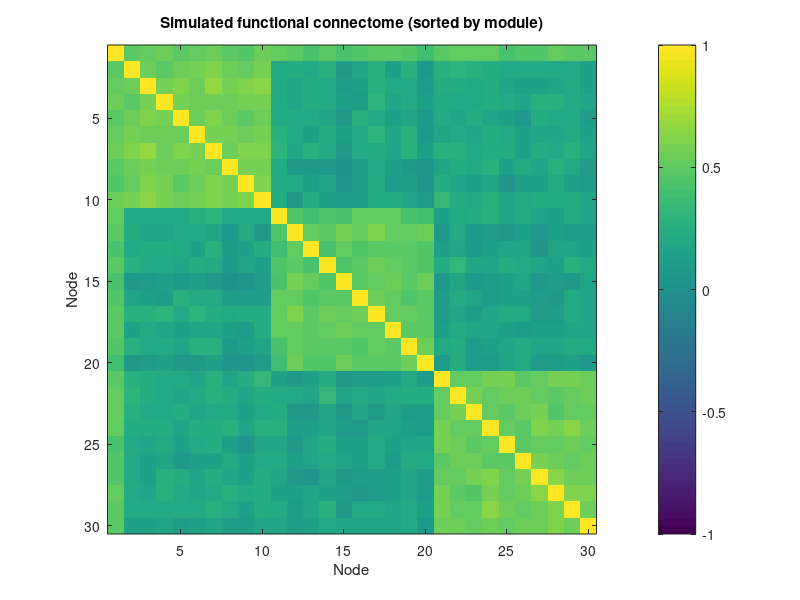

Source code (MATLAB): (Note: this script raises an error after producing the figure.)
%% Chapter 32 Lab - Graph Theory and Network Analysis (MATLAB)
% Elements of fMRI Analysis - Interactive Tutorials
%
% In this lab we build brain-style networks from a simulated modular
% functional connectome and characterize them with graph theory:
% degree, clustering, path length, betweenness, communities, modularity,
% small-worldness, and the effect of threshold choice on every metric.
%
% Uses base MATLAB graph objects (graph, degree, distances, conncomp,
% centrality). CANlab-style conventions; for real data, region-level time
% series can be extracted with CanlabCore's fmri_data/extract_roi_averages
% or the @brainpathway class, which computes region-by-region connectivity
% automatically. Adapted from CANlab tutorials (github.com/canlab).

%% 1. Simulate a modular functional connectome
% Thirty nodes in three modules of ten. Each node's time series mixes:
% a global signal shared by all nodes (weakly linking the modules),
% a module-specific latent signal (creating community structure), and
% independent noise. Node 1 is rewired into a CONNECTOR HUB: it carries
% all three module signals, so it correlates with every community.

rng(7);
n = 30; T = 200;
module  = repelem(1:3, 10)';           % ground-truth community labels
g       = randn(1, T);                 % shared global signal
signals = randn(3, T);                 % one latent signal per module

ts = 0.8 * repmat(g, n, 1) + signals(module, :) + 1.2 * randn(n, T);

% Plant a connector hub at node 1: equal parts of all three module signals
ts(1, :) = 0.8 * g + sum(signals, 1) / sqrt(3) + 0.6 * randn(1, T);

R = corr(ts');                         % 30 x 30 functional connectome

figure;
imagesc(R, [-1 1]); axis square; colorbar;
title('Simulated functional connectome (sorted by module)');
xlabel('Node'); ylabel('Node');

%% 2. Threshold, binarize, and build the graph
% Keep edges with r > 0.3 and binarize into an adjacency matrix.
% Connection density = surviving edges / possible edges.

thr0 = 0.3;
A = double(R > thr0);
A(1:n+1:end) = 0;                      % zero the diagonal (no self-loops)
G = graph(A);

density = numedges(G) / nchoosek(n, 2);
fprintf('Edges: %d of %d possible; density = %.2f\n', ...
    numedges(G), nchoosek(n, 2), density);

figure;
h = plot(G, 'Layout', 'force');        % spring-style layout
h.NodeCData = module;                  % color nodes by true module
colormap(lines(3));
title('Thresholded network (r > 0.3), colored by true module');

%% 3. Local metrics: degree, clustering, betweenness - find the hubs
% Degree k_i counts each node's neighbors (hub status). The clustering
% coefficient C_i = 2*t_i / (k_i*(k_i-1)) counts closed triangles.
% Betweenness centrality counts shortest paths through each node -
% connector hubs that bridge modules score high.

deg = degree(G);

t_i = diag(A^3) / 2;                   % triangles around each node
k   = sum(A, 2);
Ci  = 2 * t_i ./ (k .* (k - 1));
Ci(k < 2) = 0;

btw = centrality(G, 'betweenness');

[~, order] = sort(btw, 'descend');
fprintf('\nTop 5 nodes by betweenness centrality:\n');
fprintf('%6s %8s %8s %12s\n', 'node', 'degree', 'C_i', 'betweenness');
for i = 1:5
    j = order(i);
    fprintf('%6d %8d %8.2f %12.1f\n', j, deg(j), Ci(j), btw(j));
end
% Node 1 (the planted connector hub) should top the list: it bridges the
% three modules, so many shortest paths pass through it.

%% 4. Global metrics: clustering, path length, efficiency
% The network clustering coefficient C (segregation) is the mean of C_i.
% The characteristic path length L (integration) is the mean shortest
% path length; we compute it on the largest connected component.

C = mean(Ci);

D    = distances(G);                   % all shortest path lengths d_ij
comp = conncomp(G);
in_cc = comp == mode(comp);            % largest connected component
Dcc  = D(in_cc, in_cc);
L    = mean(Dcc(Dcc > 0));

% Global efficiency: mean of 1/d_ij over all pairs (0 for disconnected)
invD = 1 ./ D;  invD(1:n+1:end) = 0;  invD(isinf(D)) = 0;
Eglob = sum(invD(:)) / (n * (n - 1));

fprintf('\nClustering C = %.2f | Path length L = %.2f | Efficiency = %.2f\n', ...
    C, L, Eglob);

%% 5. Small-worldness: compare against density-matched random graphs
% A small-world network is more clustered than a random network with the
% same density, but has a similar path length:
%   sigma = (C/C_rand) / (L/L_rand) > 1.
% We build 20 Erdos-Renyi random graphs with the same number of nodes
% and edges and average their C and L.

n_rand = 20;
m = numedges(G);
[C_rand, L_rand] = deal(zeros(n_rand, 1));
for r = 1:n_rand
    % Random adjacency with exactly m edges among n nodes
    pairs = nchoosek(1:n, 2);
    sel = pairs(randperm(size(pairs, 1), m), :);
    Ar = zeros(n);
    Ar(sub2ind([n n], sel(:,1), sel(:,2))) = 1;
    Ar = Ar + Ar';
    Gr = graph(Ar);

    tr = diag(Ar^3) / 2;  kr = sum(Ar, 2);
    Cir = 2 * tr ./ (kr .* (kr - 1));  Cir(kr < 2) = 0;
    C_rand(r) = mean(Cir);

    Dr = distances(Gr);  compr = conncomp(Gr);
    Drc = Dr(compr == mode(compr), compr == mode(compr));
    L_rand(r) = mean(Drc(Drc > 0));
end

sigma = (C / mean(C_rand)) / (L / mean(L_rand));
fprintf('C/C_rand = %.2f, L/L_rand = %.2f, sigma = %.2f (>1 => small-world)\n', ...
    C / mean(C_rand), L / mean(L_rand), sigma);

%% 6. Community detection and modularity
% Base MATLAB has no built-in modularity optimizer, so we take a
% CANlab-style route: hierarchical clustering on the correlation-derived
% distance (1 - R), then score the partition with Newman's modularity Q.
% (In the Python lab we use greedy modularity optimization instead;
% dedicated tools include the Brain Connectivity Toolbox's Louvain.)

dist_vec = squareform(1 - R, 'tovector');
Z = linkage(dist_vec, 'average');
labels = cluster(Z, 'maxclust', 3);

Q_detected = modularity_q(A, labels);
Q_true     = modularity_q(A, module);
fprintf('\nModularity Q: detected partition = %.2f, true modules = %.2f\n', ...
    Q_detected, Q_true);

% Agreement with ground truth (up to label permutation)
fprintf('Cross-tab of detected communities x true modules:\n');
disp(crosstab(labels, module));

figure;
h = plot(G, 'Layout', 'force');
h.NodeCData = labels;
colormap(lines(3));
title(sprintf('Detected communities (Q = %.2f)', Q_detected));

%% 7. The threshold changes everything
% Sweep the threshold from 0.10 to 0.50: density, clustering, and path
% length all move together. No metric is interpretable without knowing
% the density at which it was computed.

thr = 0.10:0.05:0.50;
[dens, Cs, Ls] = deal(zeros(size(thr)));
for i = 1:numel(thr)
    Ai = double(R > thr(i));  Ai(1:n+1:end) = 0;
    Gi = graph(Ai);
    dens(i) = numedges(Gi) / nchoosek(n, 2);
    ti = diag(Ai^3)/2;  ki = sum(Ai, 2);
    Cii = 2*ti ./ (ki .* (ki-1));  Cii(ki < 2) = 0;
    Cs(i) = mean(Cii);
    Di = distances(Gi);  ci = conncomp(Gi);
    Dic = Di(ci == mode(ci), ci == mode(ci));
    Ls(i) = mean(Dic(Dic > 0));
end

figure;
plot(thr, dens, '-o', thr, Cs, '-s', thr, Ls / max(Ls), '-^', 'LineWidth', 1.5);
legend({'Density', 'Clustering C', 'Path length L (scaled)'}, 'Location', 'best');
xlabel('Correlation threshold'); ylabel('Metric value');
title('Every graph metric depends on the threshold');

%% 8. Density-matched comparison of two "subjects"
% Subject B has the SAME network architecture but weaker overall
% connectivity (more noise). At a fixed threshold, B's network is much
% sparser, and its metrics differ - a spurious "topological" difference.
% Matching density (keeping the same fraction of strongest edges in
% both subjects) makes the comparison fair.

tsB = 0.8 * repmat(g, n, 1) + signals(module, :) + 2.0 * randn(n, T);
tsB(1, :) = 0.8 * g + sum(signals, 1) / sqrt(3) + 1.2 * randn(1, T);
RB = corr(tsB');

% (a) Fixed threshold r > 0.3
AA = double(R  > thr0);  AA(1:n+1:end) = 0;
AB = double(RB > thr0);  AB(1:n+1:end) = 0;
fprintf('\nFixed threshold r > %.1f:\n', thr0);
fprintf('  Subject A: density %.2f, C = %.2f\n', ...
    sum(AA(:))/(n*(n-1)), local_C(AA));
fprintf('  Subject B: density %.2f, C = %.2f  <- sparser AND less clustered\n', ...
    sum(AB(:))/(n*(n-1)), local_C(AB));

% (b) Density-matched: keep the strongest 20% of edges in each subject
target_density = 0.20;
AAm = top_edges(R,  target_density);
ABm = top_edges(RB, target_density);
fprintf('Density matched at %.2f:\n', target_density);
fprintf('  Subject A: density %.2f, C = %.2f\n', ...
    sum(AAm(:))/(n*(n-1)), local_C(AAm));
fprintf('  Subject B: density %.2f, C = %.2f  <- now comparable\n', ...
    sum(ABm(:))/(n*(n-1)), local_C(ABm));

% With density matched, both subjects show similar topology - as they
% should, because their underlying architecture is identical.

%% Local functions

function Q = modularity_q(A, labels)
% Newman's modularity for a binary undirected adjacency matrix
m2 = sum(A(:));                        % 2m (each edge counted twice)
k  = sum(A, 2);
Q  = 0;
for c = unique(labels)'
    idx = labels == c;
    Q = Q + sum(sum(A(idx, idx))) / m2 - (sum(k(idx)) / m2)^2;
end
end

function C = local_C(A)
% Mean clustering coefficient of a binary undirected adjacency matrix
t = diag(A^3) / 2;  k = sum(A, 2);
Ci = 2 * t ./ (k .* (k - 1));  Ci(k < 2) = 0;
C = mean(Ci);
end

function A = top_edges(R, target_density)
% Binarize R keeping the top fraction of strongest off-diagonal edges
n = size(R, 1);
Ru = R;  Ru(logical(tril(ones(n)))) = -Inf;   % upper triangle only
vals = sort(Ru(isfinite(Ru)), 'descend');
n_keep = round(target_density * n * (n - 1) / 2);
thr = vals(n_keep);
A = double(R >= thr);  A(1:n+1:end) = 0;
end
